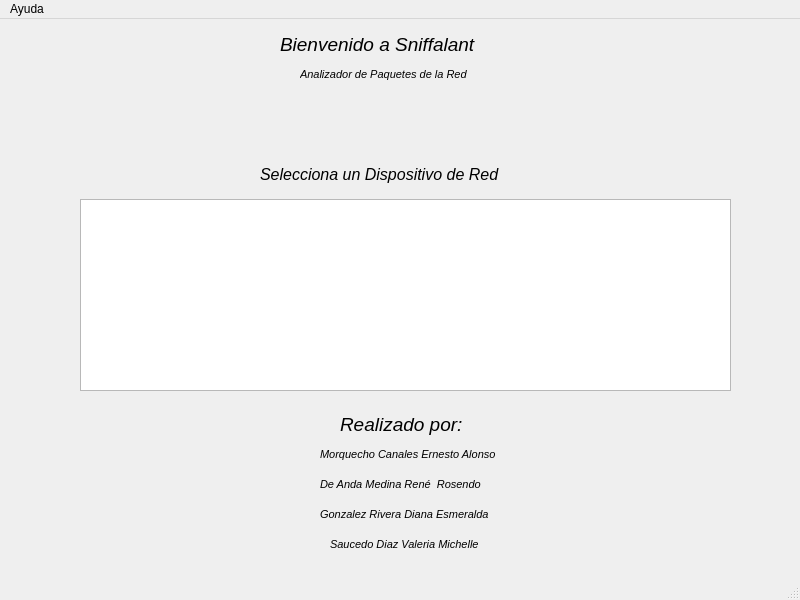
<?xml version="1.0" encoding="UTF-8"?>
<ui version="4.0">
 <class>MainWindow</class>
 <widget class="QMainWindow" name="MainWindow">
  <property name="geometry">
   <rect>
    <x>0</x>
    <y>0</y>
    <width>800</width>
    <height>600</height>
   </rect>
  </property>
  <property name="windowTitle">
   <string>MainWindow</string>
  </property>
  <widget class="QWidget" name="centralwidget">
   <widget class="QListView" name="listView">
    <property name="geometry">
     <rect>
      <x>80</x>
      <y>180</y>
      <width>651</width>
      <height>192</height>
     </rect>
    </property>
   </widget>
   <widget class="QLabel" name="label_3">
    <property name="geometry">
     <rect>
      <x>280</x>
      <y>10</y>
      <width>281</width>
      <height>31</height>
     </rect>
    </property>
    <property name="font">
     <font>
      <family>MS Sans Serif</family>
      <pointsize>14</pointsize>
      <italic>true</italic>
     </font>
    </property>
    <property name="text">
     <string>Bienvenido a Sniffalant</string>
    </property>
   </widget>
   <widget class="QLabel" name="label_4">
    <property name="geometry">
     <rect>
      <x>260</x>
      <y>140</y>
      <width>311</width>
      <height>31</height>
     </rect>
    </property>
    <property name="font">
     <font>
      <family>MS Sans Serif</family>
      <pointsize>12</pointsize>
      <italic>true</italic>
     </font>
    </property>
    <property name="text">
     <string>Selecciona un Dispositivo de Red</string>
    </property>
   </widget>
   <widget class="QLabel" name="label">
    <property name="geometry">
     <rect>
      <x>350</x>
      <y>70</y>
      <width>111</width>
      <height>71</height>
     </rect>
    </property>
    <property name="text">
     <string/>
    </property>
    <property name="pixmap">
     <pixmap>Sniffalant_big.png</pixmap>
    </property>
    <property name="scaledContents">
     <bool>true</bool>
    </property>
   </widget>
   <widget class="QLabel" name="label_5">
    <property name="geometry">
     <rect>
      <x>320</x>
      <y>450</y>
      <width>191</width>
      <height>31</height>
     </rect>
    </property>
    <property name="font">
     <font>
      <family>MS Sans Serif</family>
      <pointsize>8</pointsize>
      <italic>true</italic>
     </font>
    </property>
    <property name="text">
     <string>De Anda Medina René  Rosendo</string>
    </property>
   </widget>
   <widget class="QLabel" name="label_6">
    <property name="geometry">
     <rect>
      <x>300</x>
      <y>40</y>
      <width>211</width>
      <height>31</height>
     </rect>
    </property>
    <property name="font">
     <font>
      <family>MS Sans Serif</family>
      <pointsize>8</pointsize>
      <italic>true</italic>
     </font>
    </property>
    <property name="text">
     <string>Analizador de Paquetes de la Red</string>
    </property>
   </widget>
   <widget class="QLabel" name="label_8">
    <property name="geometry">
     <rect>
      <x>330</x>
      <y>510</y>
      <width>181</width>
      <height>31</height>
     </rect>
    </property>
    <property name="font">
     <font>
      <family>MS Sans Serif</family>
      <pointsize>8</pointsize>
      <italic>true</italic>
     </font>
    </property>
    <property name="text">
     <string>Saucedo Diaz Valeria Michelle </string>
    </property>
   </widget>
   <widget class="QLabel" name="label_7">
    <property name="geometry">
     <rect>
      <x>320</x>
      <y>420</y>
      <width>211</width>
      <height>31</height>
     </rect>
    </property>
    <property name="font">
     <font>
      <family>MS Sans Serif</family>
      <pointsize>8</pointsize>
      <italic>true</italic>
     </font>
    </property>
    <property name="text">
     <string>Morquecho Canales Ernesto Alonso </string>
    </property>
   </widget>
   <widget class="QLabel" name="label_9">
    <property name="geometry">
     <rect>
      <x>320</x>
      <y>480</y>
      <width>201</width>
      <height>31</height>
     </rect>
    </property>
    <property name="font">
     <font>
      <family>MS Sans Serif</family>
      <pointsize>8</pointsize>
      <italic>true</italic>
     </font>
    </property>
    <property name="text">
     <string>Gonzalez Rivera Diana Esmeralda </string>
    </property>
   </widget>
   <widget class="QLabel" name="label_10">
    <property name="geometry">
     <rect>
      <x>340</x>
      <y>390</y>
      <width>151</width>
      <height>31</height>
     </rect>
    </property>
    <property name="font">
     <font>
      <family>MS Sans Serif</family>
      <pointsize>14</pointsize>
      <italic>true</italic>
     </font>
    </property>
    <property name="text">
     <string>Realizado por:</string>
    </property>
    <property name="scaledContents">
     <bool>true</bool>
    </property>
   </widget>
   <zorder>listView</zorder>
   <zorder>label_3</zorder>
   <zorder>label_4</zorder>
   <zorder>label_5</zorder>
   <zorder>label_6</zorder>
   <zorder>label_8</zorder>
   <zorder>label_7</zorder>
   <zorder>label_9</zorder>
   <zorder>label_10</zorder>
   <zorder>label</zorder>
  </widget>
  <widget class="QStatusBar" name="statusbar"/>
  <widget class="QMenuBar" name="menubar">
   <property name="geometry">
    <rect>
     <x>0</x>
     <y>0</y>
     <width>800</width>
     <height>26</height>
    </rect>
   </property>
   <widget class="QMenu" name="menuAyuda">
    <property name="title">
     <string>Ayuda</string>
    </property>
    <addaction name="separator"/>
    <addaction name="actionManual_de_Usuario"/>
   </widget>
   <addaction name="menuAyuda"/>
  </widget>
  <action name="actionManual_de_Usuario">
   <property name="checkable">
    <bool>true</bool>
   </property>
   <property name="text">
    <string>Manual de Usuario</string>
   </property>
  </action>
  <action name="actionPDF">
   <property name="text">
    <string>Archivo PDF</string>
   </property>
  </action>
  <action name="actionEXCELL">
   <property name="text">
    <string>Archiuvo EXCELL</string>
   </property>
  </action>
 </widget>
 <resources/>
 <connections/>
</ui>
